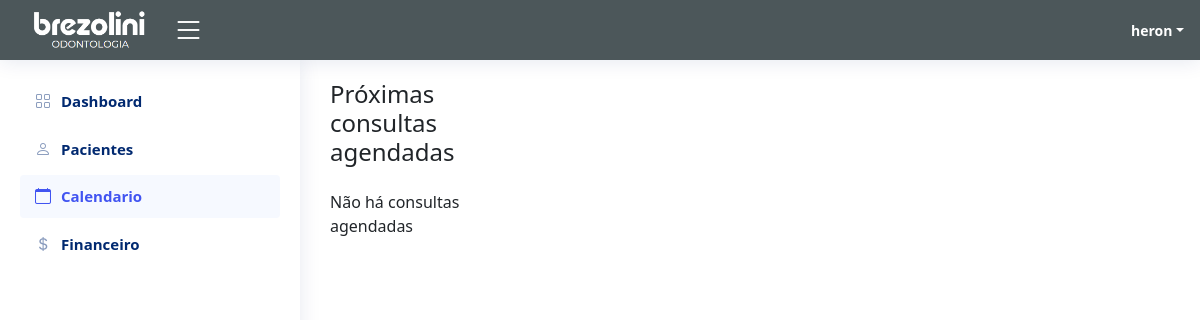
/calendario (signed in), run on an earlier commit of the app's database.
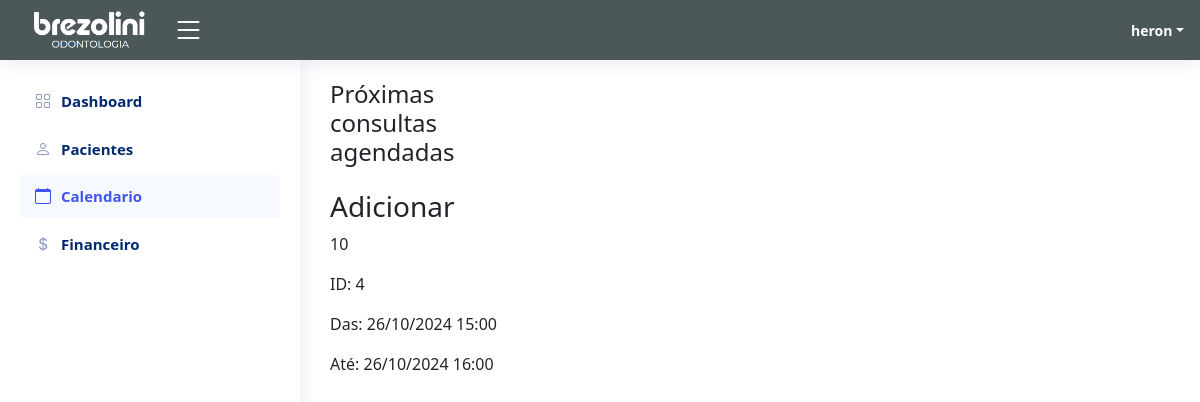
And on a later commit of the database.
### app/models.py (models this page shows, shortened)
class EventAbstract(models.Model):
    is_active = models.BooleanField(default=True)
    is_deleted = models.BooleanField(default=False)
    created_at = models.DateTimeField(auto_now_add=True)
    updated_at = models.DateTimeField(auto_now=True)
    class Meta:
        abstract = True

class Event(EventAbstract):
    user = models.ForeignKey(User, on_delete=models.CASCADE, related_name="events")
    title = models.CharField(max_length=200)
    description = models.TextField()
    start_time = models.DateTimeField()
    end_time = models.DateTimeField()
    paciente = models.ForeignKey(Paciente, on_delete=models.CASCADE, related_name="events", blank=True, null=True)
    objects = EventManager()

### app/views.py (the view, shortened to what this page needs)
# urls.py: path("calendario", views.CalendarViewNew.as_view(), name="calendario"),
class CalendarViewNew(LoginRequiredMixin, generic.View):
    login_url = "accounts:signin"
    template_name = "frontend/calendario.html"
    form_class = EventForm
    def get(self, request, *args, **kwargs):
        forms = self.form_class()
        events = Event.objects.all()
        current_date = now()
        events_month = Event.objects.filter(
            start_time__year=current_date.year,
            start_time__month=current_date.month,
            start_time__gte=current_date
        ).order_by('start_time')
        event_list = [
            {
                "id": event.id,
                "title": event.title,
                "start": event.start_time.strftime("%Y-%m-%dT%H:%M:%S"),
                "end": event.end_time.strftime("%Y-%m-%dT%H:%M:%S"),
                "description": event.description,
            }
            for event in events
        ]
        pacientes = Paciente.objects.all()
        context = {
            "form": forms,
            "events": event_list,
            "events_month": events_month,
            "pacientes": pacientes,
        }
        return render(request, self.template_name, context)

### app/templates/frontend/calendario.html (shortened to what this page needs)
<html lang="pt-br">
  {% load static %}
<head>
    <link rel="stylesheet" href="{% static "style.css" %}">
  <link href="{% static "vendor/bootstrap/css/bootstrap.min.css" %}" rel="stylesheet">
  <link href="{% static "vendor/bootstrap-icons/bootstrap-icons.css" %}" rel="stylesheet">
  <link href="{% static "vendor/boxicons/css/boxicons.min.css" %}" rel="stylesheet">
  <link href="{% static "vendor/quill/quill.snow.css" %}" rel="stylesheet">
  <link href="{% static "vendor/quill/quill.bubble.css" %}" rel="stylesheet">
  <link href="{% static "vendor/remixicon/remixicon.css" %}" rel="stylesheet">
  <link href="{% static "vendor/simple-datatables/style.css" %}" rel="stylesheet">
  <link href="{% static "css/style.css" %}" rel="stylesheet">
  <link rel="stylesheet" href="https://maxcdn.bootstrapcdn.com/bootstrap/4.0.0/css/bootstrap.min.css">
  <link rel="stylesheet" href="https://use.fontawesome.com/releases/v5.0.10/css/all.css">
  <link rel="stylesheet" type="text/css" href="{% static 'css/calender.css' %}">
  <link href="{% static 'calender/main.css' %}" rel="stylesheet" />
  <link href="https://cdn.jsdelivr.net/npm/bootstrap@5.0.2/dist/css/bootstrap.min.css" rel="stylesheet">
    <link rel="stylesheet" href="https://cdnjs.cloudflare.com/ajax/libs/fullcalendar/3.9.0/fullcalendar.css" />
    </head>
    <body>
      <header id="header" class="header fixed-top d-flex align-items-center" style="background-color:rgb(76, 87, 90);">
        <div class="d-flex align-items-center justify-content-between" >
          <a href="index" class="d-flex align-items-center">
            <img src="{% static "img/brezoliniodontologia.PNG" %}" height="50px">
          </a>
          <i class="bi bi-list toggle-sidebar-btn"></i>
        </div>
        <nav class="header-nav ms-auto">
          <ul class="d-flex align-items-center">
            <li class="nav-item dropdown pe-3">
              <a class="nav-link nav-profile d-flex align-items-center pe-0" href="#" data-bs-toggle="dropdown">
                <span class="d-none d-md-block dropdown-toggle ps-2" style="color: white;">{{ user.username }}</span>
              </a>
            </li>
          </ul>
        </nav>
      </header>
      <aside id="sidebar" class="sidebar">
        <ul class="sidebar-nav" id="sidebar-nav">
          <li class="nav-item">
            <a class="nav-link collapsed" href="index">
              <i class="bi bi-grid"></i>
              <span>Dashboard</span>
            </a>
          </li>
          <li class="nav-item">
            <a class="nav-link collapsed" href="pacientes">
              <i class="bi bi-person"></i>
              <span>Pacientes</span>
            </a>
          </li>
          <li class="nav-item">
            <a class="nav-link " href="calendario">
              <i class="bi bi-calendar"></i>
              <span>Calendario</span>
            </a>
          </li>
          <li class="nav-item">
            <a class="nav-link collapsed" href="financeiro">
              <i class="bi bi-currency-dollar"></i>
              <span>Financeiro</span>
            </a>
          </li>
        </ul>
      </aside>
      <main id="main" class="main">
        <div class="row">
          <div class="col-md-12">
              <div class="tile row">
                  <div class="col-md-3">
                    <div id="external-events">
                      <h4 class="mb-4">Próximas consultas agendadas</h4>
                      {% for event in events_month %}
                          <div class="fc-event">
                              <h3>{{ event.title }}</h3>
                              <p>{{ event.description }}</p>
                              <p>ID: {{ event.id }}</p>
                              <p>Das: {{ event.start_time|date:"d/m/Y H:i" }}</p>
                              <p>Até: {{ event.end_time|date:"d/m/Y H:i" }}</p>
                          </div>
                      {% empty %}
                          <p>Não há consultas agendadas</p>
                      {% endfor %}
                  </div>
                  </div>
                  <div class="col-md-9">
                  </div>
              </div>
          </div>
      </div>
      </main>
    </body>
    </html>

### app/static/style.css (style rules this page uses)
body { margin-top:20px; }

### app/static/css/style.css (style rules this page uses)
:root { scroll-behavior: smooth; }
body { font-family: "Open Sans", sans-serif; background: #f6f9ff; color: #444444; }
a { color: #4154f1; text-decoration: none; }
h1, h2, h3, h4, h5, h6 { font-family: "Nunito", sans-serif; }
#main { margin-top: 60px; padding: 20px 30px; transition: all 0.3s; }
.header { transition: all 0.5s; z-index: 997; height: 60px; box-shadow: 0px 2px 20px rgba(1, 41, 112, 0.1); background-color: #fff; padding-left: 20px; }
.header .toggle-sidebar-btn { font-size: 32px; padding-left: 10px; cursor: pointer; color: #ffffff; }
.header-nav ul { list-style: none; }
.header-nav>ul { margin: 0; padding: 0; }
.header-nav .nav-profile { color: #012970; }
.header-nav .nav-profile span { font-size: 14px; font-weight: 600; }
.sidebar { position: fixed; top: 60px; left: 0; bottom: 0; width: 300px; z-index: 996; transition: all 0.3s; padding: 20px; overflow-y: auto; scrollbar-width: thin; scrollbar-color: #aab7cf transparent; box-shadow: 0px 0px 20px rgba(1, 41, 112, 0.1); background-color: #fff; }
@media (min-width: 1200px) { #main, #footer { margin-left: 300px; } }
.sidebar-nav { padding: 0; margin: 0; list-style: none; }
.sidebar-nav li { padding: 0; margin: 0; list-style: none; }
.sidebar-nav .nav-item { margin-bottom: 5px; }
.sidebar-nav .nav-link { display: flex; align-items: center; font-size: 15px; font-weight: 600; color: #4154f1; transition: 0.3; background: #f6f9ff; padding: 10px 15px; border-radius: 4px; }
.sidebar-nav .nav-link i { font-size: 16px; margin-right: 10px; color: #4154f1; }
.sidebar-nav .nav-link.collapsed { color: #012970; background: #fff; }
.sidebar-nav .nav-link.collapsed i { color: #899bbd; }

### app/static/css/calender.css (style rules this page uses)
ul { height: 100%; padding: 0px 5px 0px 20px; }
a { color: #17a2b8; }

### app/static/calender/main.css (style rules this page uses)
:root { --fc-daygrid-event-dot-width: 8px; }
:root { --fc-list-event-dot-width: 10px; --fc-list-event-hover-bg-color: #f5f5f5; }

What changed in the data, as far as the page shows it:
added Event: title "Adicionar", description "10", id "4", start_time "26/10/2024 15:00", end_time "26/10/2024 16:00"
Also different on the page:
text no longer shown: "Não há consultas agendadas"
